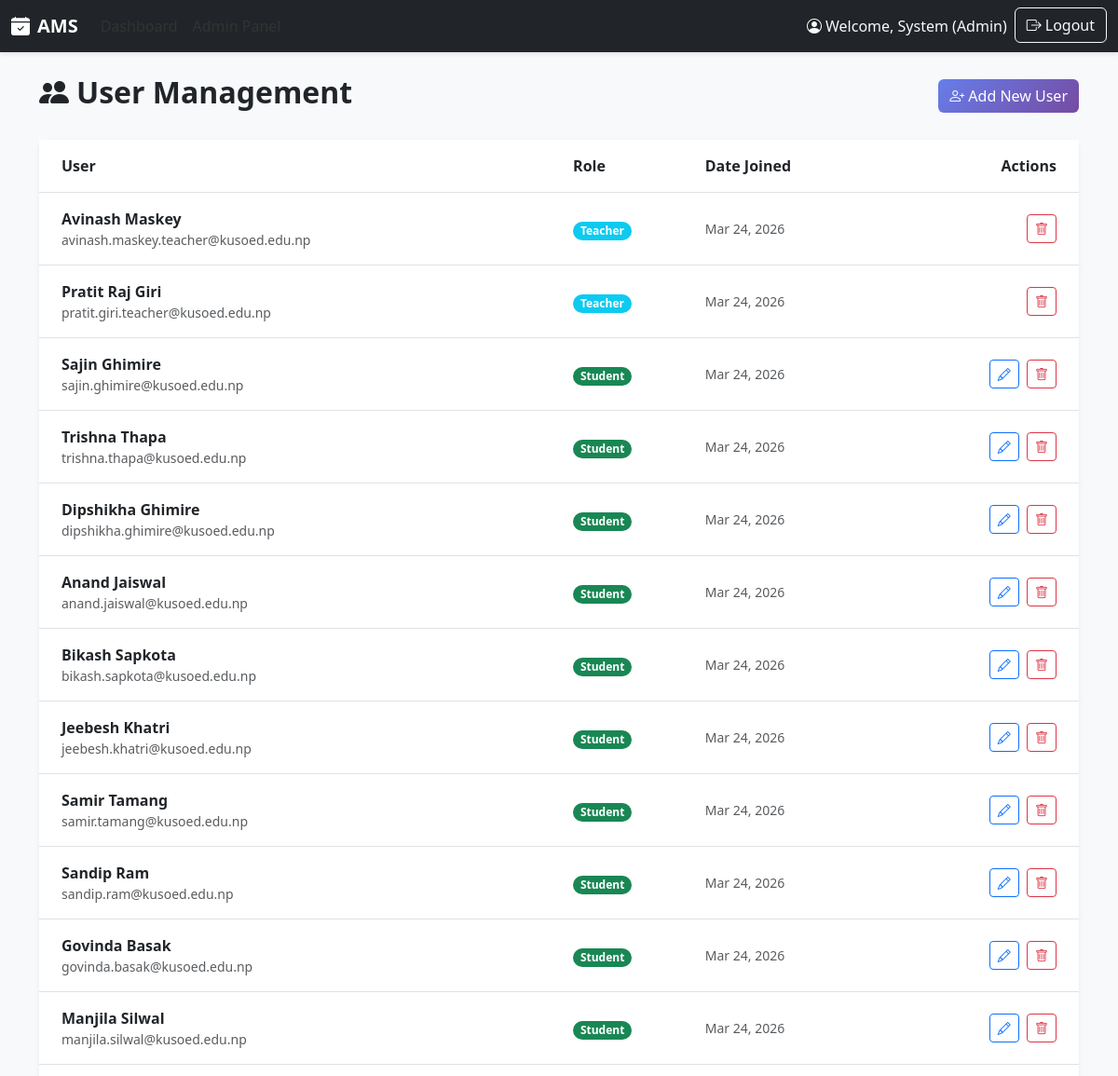
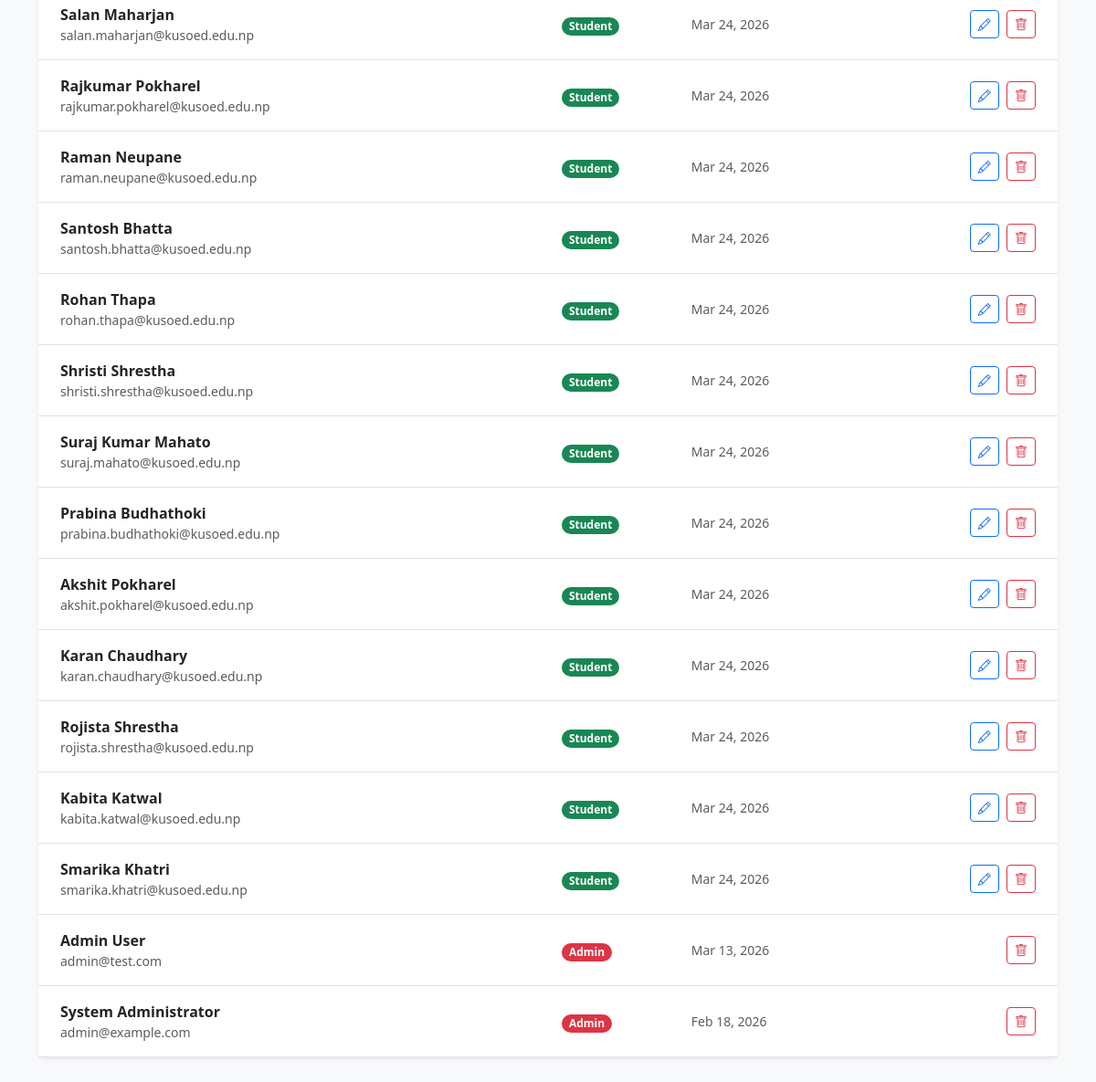
The app's page /accounts/admin/users/ (signed in) with its own data (2 pictures, top to bottom).
### core/models.py (models this page shows, shortened)
class User(AbstractUser):
    ROLE_CHOICES = [
        ('admin', 'Admin'),
        ('teacher', 'Teacher'),
        ('student', 'Student'),
    ]
    username = None
    id = models.UUIDField(primary_key=True, default=uuid.uuid4, editable=False)
    firstname = models.CharField(max_length=100)
    middlename = models.CharField(max_length=100, blank=True, null=True)
    lastname = models.CharField(max_length=100)
    email = models.EmailField(unique=True)
    role = models.CharField(max_length=20, choices=ROLE_CHOICES)
    updated_at = models.DateTimeField(auto_now=True)
    USERNAME_FIELD = 'email'
    REQUIRED_FIELDS = ['firstname', 'lastname']
    objects = UserManager()
    class Meta:
        db_table = 'user'
        ordering = ['-date_joined']

### accounts/views.py (the view)
# urls.py: path('admin/users/', views.user_list, name='user_list'),
@login_required
@user_passes_test(role_check('admin'), login_url='login')
def user_list(request):
    role_filter = request.GET.get('role')
    users = User.objects.all()
    if role_filter:
        users = users.filter(role=role_filter)
    context = {
        'users': users,
        'role_filter': role_filter,
        'page_title': 'User Management'
    }
    return render(request, 'admin/user_list.html', context)

### accounts/views.py (called while the page is built)
def role_check(role):
    def check(user):
        return user.is_authenticated and (user.role == role or user.is_superuser)
    return check

### templates/admin/user_list.html (shortened to what this page needs)
{% extends 'base.html' %}
{% block content %}
<div class="d-flex justify-content-between align-items-center mb-4">
    <h2 class="fw-bold"><i class="bi bi-people-fill me-2"></i>{{ page_title }}</h2>
    <a href="{% url 'user_create' %}" class="btn btn-primary">
        <i class="bi bi-person-plus me-1"></i>Add New User
    </a>
</div>
<div class="card shadow-sm border-0 mb-4">
    <div class="card-body p-0">
        <div class="table-responsive">
            <table class="table table-hover align-middle mb-0">
                <thead class="bg-light">
                    <tr>
                        <th class="px-4 py-3">User</th>
                        <th class="py-3">Role</th>
                        <th class="py-3">Date Joined</th>
                        <th class="px-4 py-3 text-end">Actions</th>
                    </tr>
                </thead>
                <tbody>
                    {% for user_obj in users %}
                    <tr>
                        <td class="px-4 py-3">
                            <div class="fw-bold">{{ user_obj.firstname }} {{ user_obj.lastname }}</div>
                            <div class="text-muted small">{{ user_obj.email }}</div>
                        </td>
                        <td class="py-3">
                            <span
                                class="badge {% if user_obj.role == 'admin' %}bg-danger{% elif user_obj.role == 'teacher' %}bg-info{% else %}bg-success{% endif %} rounded-pill">
                                {{ user_obj.role|title }}
                            </span>
                        </td>
                        <td class="py-3 text-muted small">{{ user_obj.date_joined|date:"M d, Y" }}</td>
                        <td class="px-4 py-3 text-end">
                            {% if user_obj.role == 'student' %}
                            <a href="{% url 'student_edit' user_obj.id %}" class="btn btn-sm btn-outline-primary me-1">
                                <i class="bi bi-pencil"></i>
                            </a>
                            {% endif %}
                            <form action="{% url 'user_delete' user_obj.id %}" method="get" class="d-inline">
                                <button type="submit" class="btn btn-sm btn-outline-danger">
                                    <i class="bi bi-trash"></i>
                                </button>
                            </form>
                        </td>
                    </tr>
                    {% empty %}
                    <tr>
                        <td colspan="4" class="text-center py-5 text-muted">No users found.</td>
                    </tr>
                    {% endfor %}
                </tbody>
            </table>
        </div>
    </div>
</div>
{% endblock %}

### templates/base.html (shortened to what this page needs)
{% load static %}
<!DOCTYPE html>
<html lang="en">
<head>
  <link href="https://cdn.jsdelivr.net/npm/bootstrap@5.3.0/dist/css/bootstrap.min.css" rel="stylesheet">
  <link rel="stylesheet" href="https://cdn.jsdelivr.net/npm/bootstrap-icons@1.11.0/font/bootstrap-icons.css">
</head>
<body>
<nav class="navbar navbar-expand-lg navbar-dark bg-dark">
  <div class="container-fluid">
    <a class="navbar-brand fw-bold" href="/">
      <i class="bi bi-calendar-check-fill me-2"></i>AMS
    </a>
    <div class="collapse navbar-collapse" id="navbarNav">
      <ul class="navbar-nav me-auto">
        {% if user.is_authenticated %}
          {% if user.role == 'student' %}
            <li class="nav-item"><a class="nav-link" href="{% url 'student_dashboard' %}">Dashboard</a></li>
          {% elif user.role == 'teacher' %}
            <li class="nav-item"><a class="nav-link" href="{% url 'teacher_dashboard' %}">Dashboard</a></li>
          {% elif user.role == 'admin' or user.is_staff %}
            <li class="nav-item"><a class="nav-link" href="{% url 'admin_dashboard' %}">Dashboard</a></li>
            <li class="nav-item"><a class="nav-link" href="/admin/">Admin Panel</a></li>
          {% endif %}
        {% endif %}
      </ul>
      <ul class="navbar-nav">
        {% if user.is_authenticated %}
          <li class="nav-item">
            <span class="nav-link text-light">
              <i class="bi bi-person-circle me-1"></i>Welcome, {{ user.firstname }} ({{ user.role|title }})
            </span>
          </li>
          <li class="nav-item">
            <a class="btn btn-outline-light" href="{% url 'logout' %}">
              <i class="bi bi-box-arrow-right me-1"></i>Logout
            </a>
          </li>
        {% else %}
          <li class="nav-item"><a class="nav-link" href="{% url 'login' %}">Login</a></li>
        {% endif %}
      </ul>
    </div>
  </div>
</nav>
<div class="container py-4">
  {% block content %}{% endblock %}
</div>
</body>
</html>

### templates/base.html (style rules this page uses)
body { background-color: #f8f9fa; }
.navbar { box-shadow: 0 2px 4px rgba(0,0,0,0.1); }
.card { border: none; box-shadow: 0 4px 6px rgba(0,0,0,0.05); transition: transform 0.2s; }
.btn-primary { background: linear-gradient(135deg, #667eea 0%, #764ba2 100%); border: none; }
.nav-link { color: #333; }

### records on screen
User: firstname "System", role "Admin", lastname "Administrator", email "admin@example.com", date_joined "Feb 18, 2026"
User: firstname "Avinash", lastname "Maskey", email "avinash.maskey.teacher@kusoed.edu.np", role "Teacher", date_joined "Mar 24, 2026"
User: firstname "Pratit Raj", lastname "Giri", email "pratit.giri.teacher@kusoed.edu.np", role "Teacher", date_joined "Mar 24, 2026"
User: firstname "Sajin", lastname "Ghimire", email "sajin.ghimire@kusoed.edu.np", role "Student", date_joined "Mar 24, 2026"
User: firstname "Trishna", lastname "Thapa", email "trishna.thapa@kusoed.edu.np", role "Student", date_joined "Mar 24, 2026"
User: firstname "Dipshikha", lastname "Ghimire", email "dipshikha.ghimire@kusoed.edu.np", role "Student", date_joined "Mar 24, 2026"
User: firstname "Anand", lastname "Jaiswal", email "anand.jaiswal@kusoed.edu.np", role "Student", date_joined "Mar 24, 2026"
User: firstname "Bikash", lastname "Sapkota", email "bikash.sapkota@kusoed.edu.np", role "Student", date_joined "Mar 24, 2026"
User: firstname "Jeebesh", lastname "Khatri", email "jeebesh.khatri@kusoed.edu.np", role "Student", date_joined "Mar 24, 2026"
User: firstname "Samir", lastname "Tamang", email "samir.tamang@kusoed.edu.np", role "Student", date_joined "Mar 24, 2026"
User: firstname "Sandip", lastname "Ram", email "sandip.ram@kusoed.edu.np", role "Student", date_joined "Mar 24, 2026"
User: firstname "Govinda", lastname "Basak", email "govinda.basak@kusoed.edu.np", role "Student", date_joined "Mar 24, 2026"
User: firstname "Manjila", lastname "Silwal", email "manjila.silwal@kusoed.edu.np", role "Student", date_joined "Mar 24, 2026"
User: firstname "Salan", lastname "Maharjan", email "salan.maharjan@kusoed.edu.np", role "Student", date_joined "Mar 24, 2026"
User: firstname "Rajkumar", lastname "Pokharel", email "rajkumar.pokharel@kusoed.edu.np", role "Student", date_joined "Mar 24, 2026"
User: firstname "Raman", lastname "Neupane", email "raman.neupane@kusoed.edu.np", role "Student", date_joined "Mar 24, 2026"
User: firstname "Santosh", lastname "Bhatta", email "santosh.bhatta@kusoed.edu.np", role "Student", date_joined "Mar 24, 2026"
User: firstname "Rohan", lastname "Thapa", email "rohan.thapa@kusoed.edu.np", role "Student", date_joined "Mar 24, 2026"
User: firstname "Shristi", lastname "Shrestha", email "shristi.shrestha@kusoed.edu.np", role "Student", date_joined "Mar 24, 2026"
User: firstname "Suraj Kumar", lastname "Mahato", email "suraj.mahato@kusoed.edu.np", role "Student", date_joined "Mar 24, 2026"
User: firstname "Prabina", lastname "Budhathoki", email "prabina.budhathoki@kusoed.edu.np", role "Student", date_joined "Mar 24, 2026"
User: firstname "Akshit", lastname "Pokharel", email "akshit.pokharel@kusoed.edu.np", role "Student", date_joined "Mar 24, 2026"
User: firstname "Karan", lastname "Chaudhary", email "karan.chaudhary@kusoed.edu.np", role "Student", date_joined "Mar 24, 2026"
User: firstname "Rojista", lastname "Shrestha", email "rojista.shrestha@kusoed.edu.np", role "Student", date_joined "Mar 24, 2026"
User: firstname "Kabita", lastname "Katwal", email "kabita.katwal@kusoed.edu.np", role "Student", date_joined "Mar 24, 2026"
User: firstname "Smarika", lastname "Khatri", email "smarika.khatri@kusoed.edu.np", role "Student", date_joined "Mar 24, 2026"
User: firstname "Admin", lastname "User", email "admin@test.com", role "Admin", date_joined "Mar 13, 2026"

### other values on screen
{{ page_title }} "User Management"
